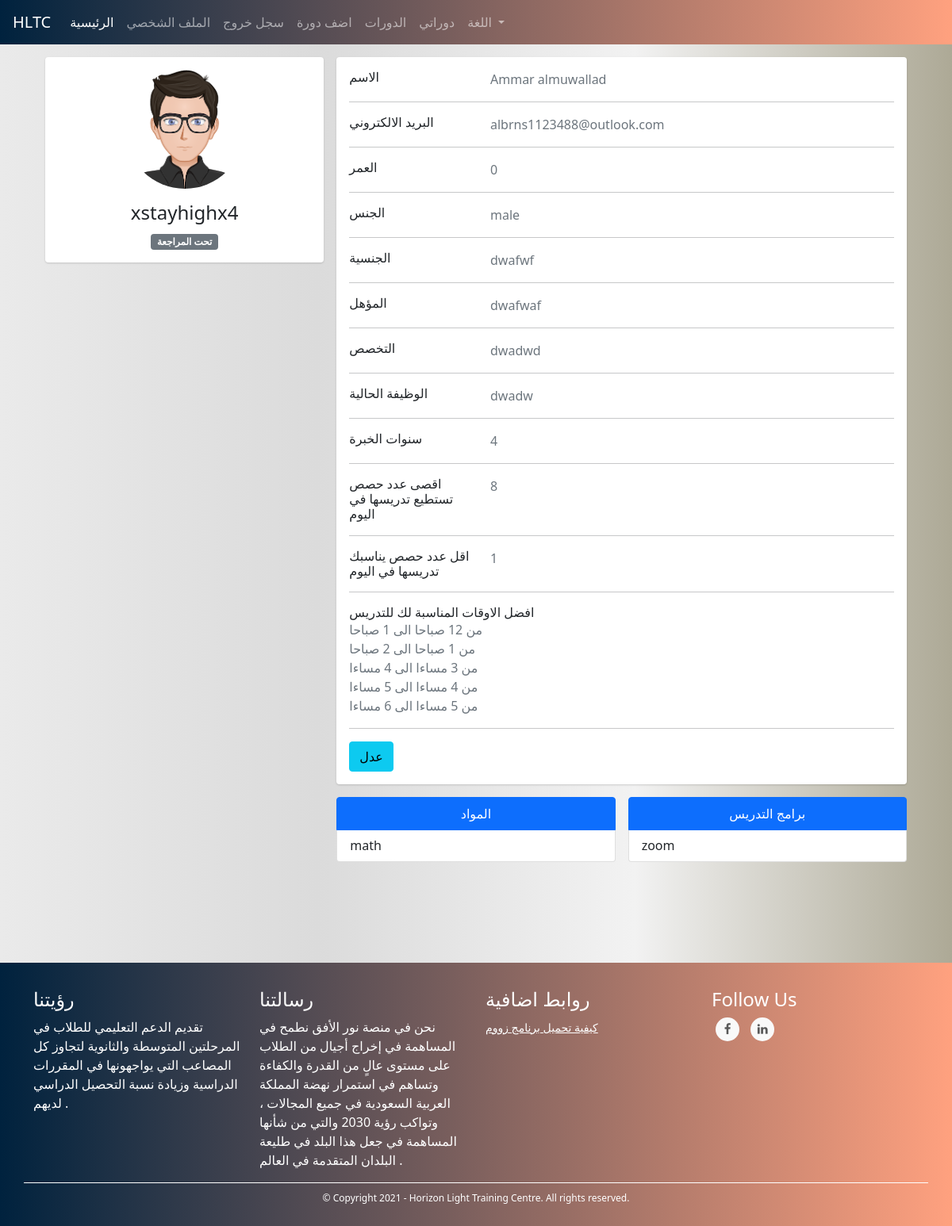
The page /tutors/profile (signed in) on the database its author committed.
### TUTOR/models.py (models this page shows, shortened)
class UserModel(db.Model, UserMixin):
    id = db.Column(db.Integer, primary_key=True)
    first_name = db.Column(db.String(128), nullable=False)
    last_name = db.Column(db.String(128), nullable=False)
    username = db.Column(db.String(20), unique=True, nullable=False)
    email = db.Column(db.String(256), unique=True, nullable=False)
    password = db.Column(db.String(255), nullable=False)
    user_type = db.Column(db.String(30), nullable=False)
    _gender = db.Column(db.Boolean, nullable=False, default=True)
    email_confirmation_code = db.Column(db.String(5), nullable=True)
    is_confirmed = db.Column(db.Boolean, nullable=False, default=False)
    creation_date = db.Column(db.DateTime, nullable=False, default=datetime.utcnow)
    admin_data_model = db.relationship('AdminDataModel', backref='user', uselist=False)
    tutor_data_model = db.relationship('TutorDataModel', backref='user', uselist=False)
    student_data_model = db.relationship('StudentDataModel', backref='user', uselist=False)
    @property
    def full_name(self):
        return self.first_name + " " + self.last_name
    @property
    def gender(self):
        return "male" if self._gender else "female"

class TutorDataModel(db.Model):
    id = db.Column(db.Integer, primary_key=True)
    date_of_birth = db.Column(db.DateTime, nullable=False)
    nationality = db.Column(db.String(30), nullable=False)
    qualification = db.Column(db.String(35), nullable=False)
    major = db.Column(db.String(35), nullable=False)
    current_job = db.Column(db.String(50), nullable=False)
    _subjects = db.Column(db.String(), nullable=False) # [subject1, subject2, ...]
    years_of_experience = db.Column(db.Integer, nullable=False)
    _tools_used_for_online_tutoring = db.Column(db.String(), nullable=False) # [tool1, tool2, ...]
    max_classes_per_day = db.Column(db.String(), nullable=False)
    min_classes_per_day = db.Column(db.String(), nullable=False)
    most_convenietnt_periods = db.Column(db.String(), nullable=False) # [period1, period2, ...]
    is_accepted = db.Column(db.Boolean, nullable=False, default=False)
    courses = db.relationship('CourseModel', backref='tutor')
    user_id = db.Column(db.Integer, db.ForeignKey('user_model.id'))
    @property
    def age(self):
        return int((datetime.date(datetime.utcnow()) - datetime.date(self.date_of_birth)).days / 365)
    @property
    def subjects(self):
        return json.loads(self._subjects)
    @property
    def tools_used_for_online_tutoring(self):
        return json.loads(self._tools_used_for_online_tutoring)
    @property
    def periods(self):
        return json.loads(self.most_convenietnt_periods)
    @property
    def classes_times(self):
        lst = self.periods
        times_list = []
        for period in lst:
            times_list.append(CLASSES_TIMES[int(period) - 1][1])
        return times_list

### TUTOR/TUTORS/routes.py (the view)
@tutors_blueprint.route("/tutors/profile", methods=["GET", "POST"])
@login_required(["tutor"])
def profile():
    return render_template("tutors/new_profile.html")

### TUTOR/TUTORS/routes.py (called while the page is built)
@tutors_blueprint.context_processor
def utility_processor():
    return dict(get_language_text=LngObj.get_language_text, get_current_page_language_list=LngObj.get_current_page_language_list, languages=LANGUAGES, admin_types=ADMIN_TYPES, settings=SiteSettingsModel.instance(), classes_times=CLASSES_TIMES)

### TUTOR/models.py (called while the page is built)
@login_manager.user_loader
def load_user(user_id):
    return UserModel.query.get(int(user_id))

    @classmethod
    def instance(cls):
        return cls.query.get(1)

### TUTOR/utils/utils.py (called while the page is built)
def login_required(roles=[]):
	def wrapper(fn):
		@wraps(fn)
		def decorated_view(*args, **kwargs):
			if request.method in EXEMPT_METHODS:
				return fn(*args, **kwargs)
			elif current_app.login_manager._login_disabled:
				return fn(*args, **kwargs)
			elif not current_user.is_authenticated:
				return current_app.login_manager.unauthorized()
			role = current_user.user_type
			if ( (role not in roles) and (roles != []) ):
				return current_app.login_manager.unauthorized()
			return fn(*args, **kwargs)
		return decorated_view
	return wrapper

### TUTOR/templates/tutors/new_profile.html (shortened to what this page needs)
{% extends "template.html" %}
{% block content %}
<link rel="stylesheet" href="{{ url_for('static', filename='css/students/profile.css') }}">
<div class="container">
    <div class="main-body">
      <div class="row justify-content-center">
        <div class="col-sm-7 my-col">
        </div>
    </div>
          <div class="row gutters-sm">
            <div class="col-md-4 mb-3">
              <div class="card">
                <div class="card-body">
                  <div class="d-flex flex-column align-items-center text-center">
                    {% if current_user._gender  %}
                    <img src="{{ url_for('static', filename='images/male_student.png') }}" alt="Admin" class="rounded-circle" width="150">
                    {% else %}
                    <img src="{{ url_for('static', filename='images/female_tutor2.jpg') }}" alt="Admin" class="rounded-circle" width="150">
                    {% endif %}
                    <div class="mt-3">
                      <h4>{{ current_user.username }}</h4>
                      {% if current_user.tutor_data_model.is_accepted %}
                      <span class="badge bg-success">مقبول</span>
                      {% else %}
                      <span class="badge bg-secondary">تحت المراجعة</span>
                      {% endif %}
                    </div>
                  </div>
                </div>
              </div>
            </div>
            <div class="col-md-8">
              <div class="card mb-3">
                <div class="card-body">
                  <div class="row">
                    <div class="col-sm-3">
                      <h6 class="mb-0">الاسم</h6>
                    </div>
                    <div class="col-sm-9 text-secondary">
                      {{ current_user.full_name }}
                    </div>
                  </div>
                  <hr>
                  <div class="row">
                    <div class="col-sm-3">
                      <h6 class="mb-0">البريد الالكتروني</h6>
                    </div>
                    <div class="col-sm-9 text-secondary">
                      {{ current_user.email }}
                    </div>
                  </div>
                  <hr>
                  <div class="row">
                    <div class="col-sm-3">
                      <h6 class="mb-0">العمر</h6>
                    </div>
                    <div class="col-sm-9 text-secondary">
                      {{ current_user.tutor_data_model.age }}
                    </div>
                  </div>
                  <hr>
                  <div class="row">
                    <div class="col-sm-3">
                      <h6 class="mb-0">الجنس</h6>
                    </div>
                    <div class="col-sm-9 text-secondary">
                      {{ current_user.gender }}
                    </div>
                  </div>
                  <hr>
                  <div class="row">
                    <div class="col-sm-3">
                      <h6 class="mb-0">الجنسية</h6>
                    </div>
                    <div class="col-sm-9 text-secondary">
                      {{ current_user.tutor_data_model.nationality }}
                    </div>
                  </div>
                  <hr>
                  <div class="row">
                    <div class="col-sm-3">
                      <h6 class="mb-0">المؤهل</h6>
                    </div>
                    <div class="col-sm-9 text-secondary">
                      {{ current_user.tutor_data_model.qualification }}
                    </div>
                  </div>
                  <hr>
                  <div class="row">
                    <div class="col-sm-3">
                      <h6 class="mb-0">التخصص</h6>
                    </div>
                    <div class="col-sm-9 text-secondary">
                      {{ current_user.tutor_data_model.major }}
                    </div>
                  </div>
                  <hr>
                  <div class="row">
                    <div class="col-sm-3">
                      <h6 class="mb-0">الوظيفة الحالية</h6>
                    </div>
                    <div class="col-sm-9 text-secondary">
                      {{ current_user.tutor_data_model.current_job }}
                    </div>
                  </div>
                  <hr>
                  <div class="row">
                    <div class="col-sm-3">
                      <h6 class="mb-0">سنوات الخبرة</h6>
                    </div>
                    <div class="col-sm-9 text-secondary">
                      {{ current_user.tutor_data_model.years_of_experience }}
                    </div>
                  </div>
                  <hr>
                  <div class="row">
                    <div class="col-sm-3">
                      <h6 class="mb-0">اقصى عدد حصص  تستطيع تدريسها في اليوم</h6>
                    </div>
                    <div class="col-sm-9 text-secondary">
                      {{ current_user.tutor_data_model.max_classes_per_day }}
                    </div>
                  </div>
                  <hr>
                  <div class="row">
                    <div class="col-sm-3">
                      <h6 class="mb-0">اقل عدد حصص  يناسبك تدريسها في اليوم</h6>
                    </div>
                    <div class="col-sm-9 text-secondary">
                      {{ current_user.tutor_data_model.min_classes_per_day }}
                    </div>
                  </div>
                  <hr>
                  <div class="row">
                    <div class="col-sm-12">
                      <h6 class="mb-0">افضل الاوقات المناسبة لك للتدريس</h6>
                    </div>
                  </div>
                  {% for time in current_user.tutor_data_model.classes_times %}
                  <div class="row">
                    <div class="col-sm-9 text-secondary">
                      {{ time }}
                    </div>
                  </div>
                  {% endfor %}
                  <hr>
                  <div class="row">
                    <div class="col-sm-12">
                      <a class="btn btn-info " href="{{ url_for('tutors_blueprint.edit_profile') }}">عدل</a>
                    </div>
                  </div>
                </div>
              </div>
              <div class="row gutters-sm">
                <div class="col-sm-6 mb-3">
                    <ul class="list-group">
                        <li class="list-group-item active" aria-current="true"><center>المواد</center></li>
                        {% for subject in current_user.tutor_data_model.subjects %}
                        <li class="list-group-item">{{ subject }}</li>
                        {% endfor %}
                      </ul>
                </div>
                <div class="col-sm-6 mb-3">
                    <ul class="list-group">
                        <li class="list-group-item active" aria-current="true"><center>برامج التدريس</center></li>
                        {% for tool in current_user.tutor_data_model.tools_used_for_online_tutoring %}
                        <li class="list-group-item">{{ tool }}</li>
                        {% endfor %}
                      </ul>
                </div>
              </div>
            </div>
          </div>
        </div>
    </div>
    <br><br><br><br>
{% endblock %}

### TUTOR/static/css/global.css (style rules this page uses)
body { background: #ADA996; background: -webkit-linear-gradient(to right, #EAEAEA, #DBDBDB, #F2F2F2, #ADA996); background: linear-gradient(to right, #EAEAEA, #DBDBDB, #F2F2F2, #ADA996); }

### TUTOR/static/css/students/profile.css (style rules this page uses)
.main-body { padding: 15px; }
.card { box-shadow: 0 1px 3px 0 rgba(0,0,0,.1), 0 1px 2px 0 rgba(0,0,0,.06); }
.card { position: relative; display: flex; flex-direction: column; min-width: 0; word-wrap: break-word; background-color: #fff; background-clip: border-box; border: 0 solid rgba(0,0,0,.125); border-radius: .25rem; }
.card-body { flex: 1 1 auto; min-height: 1px; padding: 1rem; }
.gutters-sm { margin-right: -8px; margin-left: -8px; }
.gutters-sm>.col, .gutters-sm>[class*=col-] { padding-right: 8px; padding-left: 8px; }
.mb-3, .my-3 { margin-bottom: 1rem!important; }

### rows shown on the page
UserModel: username "xstayhighx4", full_name "Ammar almuwallad", email "albrns1123488@outlook.com", gender "male"
TutorDataModel: tutor_data_model.age "0", tutor_data_model.nationality "dwafwf", tutor_data_model.qualification "dwafwaf", tutor_data_model.major "dwadwd", tutor_data_model.current_job "dwadw", tutor_data_model.years_of_experience "4", tutor_data_model.max_classes_per_day "8", tutor_data_model.min_classes_per_day "1"

### other values the page prints
{{ time }} "من 12 صباحا الى 1 صباحا" "من 1 صباحا الى 2 صباحا" "من 3 مساءا الى 4 مساءا" "من 4 مساءا الى 5 مساءا" "من 5 مساءا الى 6 مساءا"
{{ subject }} "math"
{{ tool }} "zoom"
